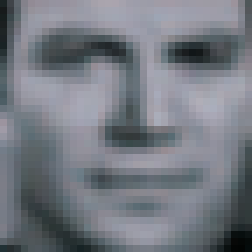
//> input picture week_7/HOGFaceMatching/ref.bmp, 36 x 36 px (shown 7 times larger)
$ ./HOGFaceMatching   (built with g++ and OpenCV 4)
//> lines starting //> are read from the running program, lines starting //| are printed output that depends on the picture; after the words box and inside, x2 and y2 are one past the last pixel; in counts of white or black regions, pixels touching at a corner belong together
### week_7/HOGFaceMatching/visionFunctions.hpp
#pragma once
#pragma warning(disable : 4996)
//define for debug
#define DEBUG_
//if define SVAEIMG, all filtered IMG be save
#define SAVEIMG_
#define GAU_ENABLE 1
#define GAU_DISABLE 0
#define HOG_SQAR 2
#define HOG_ENABLE 1
#define HOG_DISABLE 0

#define EXPENDEDGE 0 //TODO
#define ZEROPADDING 1//TODO
#define CHANNEL 3 //RGB

using namespace cv;

#include <thread>
using std::thread;

//---------------------------------------------------------------------
//define constant


//Gradiant filter size
//TODO
#define FILTER_H 3
#define FILTER_W 3

//gaussian filter
#define SIGMA_GAU 1
#define FILTER_GAU_SIZE 3


#define HOG_SIZE 17

//Harris edge detect
//edge detect Windowsize
#define WINDOW_SIZE 5
//edge detect THRESHOLD 0~1024
#define THRESHOLD 200
float CONT_k = 0.04;

//JUST PI
#define PI 3.1415
//count variable for filesave
int count = 0;

//----------------------------------------------------------
//struct definition
struct pixel {
    //gradiant y
    float H;
    //gradiant x
    float W;
    //raw edge weight or true/false
    float edge;
    //0 <= x < 180
    float phase;
    //0 to 255
    float magnitude;
    float hog[9];
    float U;
    float V;
	float face;
} typedef pixel;

//gradient filter definition
int filterX[9] = {
    -1, -1, -1,
    0,  0,  0,
    1,  1,  1
};
int filterY[9] = {
    -1, 0, 1,
    -1, 0, 1,
    -1, 0, 1
};

//---------------------------------------------------------------------------
//vision functions
void harris(pixel * output, int height, int width);
void gaussian(Mat * inoutImg, int sigma, int sizeFilter);
void pointCircling(Mat * inoutImg, int y, int x, int sizeRadius, uchar b, uchar g, uchar r);
void calcGredient(Mat * inputImg, pixel * output);
pixel * setVision( Mat origImg, char setgau, char sethog);
Mat findSameEdge(Mat refImg, Mat compImg, pixel * visionRef, pixel * visionComp);
int expendEdge(int x, int max);
void lucasKanade(Mat frameOut, Mat framePre, Mat framePost, pixel* frameWeightPre);
int invMtx(float* mtx2by2);

int expendEdge(int x, int max) {
    if (x < 0) {
        x = 0;
    }
    else if (x >= max) {
        x = max - 1;
    }
    return x;
}


//vision main function
pixel * setVision(Mat origImg, char setgau, char sethog) {
    std::cout << "set #"<< count<<" photo vision weight" <<std::endl;
    int height = origImg.rows;
    int width = origImg.cols;
    pixel * output = (pixel*)calloc(height * width, sizeof(pixel));

    //define iteration variable
    int i, j, h, w;

    Mat origImgGray = Mat::zeros(height, width, CV_8UC1);

    //low pass filter

    //conv. color to gray
    for (i = 0; i < height; i++) {
        //X
        for (j = 0; j < width; j++) {
            origImgGray.at<uchar>(i, j) = (origImg.at<Vec3b>(i, j)[0] + origImg.at<Vec3b>(i, j)[1] + origImg.at<Vec3b>(i, j)[2]) / 3;
        }
    }

    //gradiant
    std::cout << "- calculate gredient and phase" << std::endl;
    calcGredient(&origImgGray, output);

    //get edge's HOG weight
    if (sethog == HOG_ENABLE) {
        std::cout << "- calculate HOG weight" << std::endl;
        for (i = 0; i < height; i++) {
            for (j = 0; j < width; j++) {
                if (output[i * width + j].edge > 0) {
                    //hog_point(output, i, j, HOG_SIZE, height, width);
                }
            }
        }
	}

    return output;
}


// [50 lines left out: function findSameEdge, not called in this run]

//input grayscale Img and pixel struct's pointer(size must be same to input img)
//each pixel's gredient, quantized radian and normalized magnitude(0 to 255) will be save at pixel struct
void calcGredient(Mat * inputImg, pixel* output) {
    int height = inputImg->rows;
    int width = inputImg->cols;

    int max = INT_MIN + 1, min = INT_MAX;
    int i, j, h, w;

    for (i = 0; i < height; i++) {
        for (j = 0; j < width; j++) {

            //convolution calculation
            for (h = 0; h < FILTER_H; h++) {
                for (w = 0; w < FILTER_W; w++) {
                    // [7 lines of commented-out code are left out]
                    output[i * width + j].W += (inputImg->at<uchar>(expendEdge(i - 1 + h, height), expendEdge(j - 1 + w, width))) * (filterX[h * FILTER_W + w]);
                    output[i * width + j].H += (inputImg->at<uchar>(expendEdge(i - 1 + h, height), expendEdge(j - 1 + w, width))) * (filterY[h * FILTER_W + w]);
                }
            }

            //conv radian to degree 0 ~ 179
            output[i * width + j].phase = 180 * (atan2(output[i * width + j].H, output[i * width + j].W) / PI);
            if (output[i * width + j].phase < 0) {
                output[i * width + j].phase = output[i * width + j].phase + 180;
            }
            if (output[i * width + j].phase >= 180) {
                output[i * width + j].phase = 0;
            }

            //calc magnitude
            output[i * width + j].magnitude = sqrt(pow(output[i * width + j].W, 2) + pow(output[i * width + j].H, 2));

            //set max, min for normalize
            max = __max(output[i * width + j].magnitude, max);
            min = __min(output[i * width + j].magnitude, min);
        }
    }

    //magnitude normalize
    for (i = 0; i < height; i++) {
        for (j = 0; j < width; j++) {
            output[i * width + j].magnitude = 255 * (output[i * width + j].magnitude - min) / (max - min);
            //outputImg.at<uchar>(i, j) = output[i * width + j].magnitude;
        }
    }
}

// [214 lines left out: functions invMtx, lucasKanade, gaussian, pointCircling, harris, not called in this run]

### week_7/HOGFaceMatching/HOGFaceMatching.cpp
#include <opencv2/imgproc.hpp>
#include <opencv2/highgui.hpp>
#include <math.h>
#include <iostream>
#include <fstream>
#include <stdlib.h>
#define USEINTMAP


//header
#include "visionFunctions.hpp"
#define HOG_BLK_SIZE 18

void hog_point_1(pixel* output, int y, int x, int tilesize, int height, int width, float * hogWeight) {
	int tileW, tileH, blkI, blkJ, sumBlk = 0;
	tileW = tileH = tilesize;
	int i, j, h, w;
	int startX = x - (int)(tileW / 2), startY = y - (int)(tileH / 2);
	float quantPhase = 0, phaseWeight = 0;
	for (h = 0; h < tileH; h++) {
		for (w = 0; w < tileW; w++) {
			//countinue when outbound
			if ((h + startY < 0) || (h + startY >= height)) continue;
			if ((w + startX < 0) || (w + startX >= width)) continue;
			//calc hog weight
			quantPhase = output[(h + startY) * width + (w + startX)].phase / 20;
			phaseWeight = quantPhase - (int)quantPhase;
			hogWeight[(int)quantPhase] +=
				(1 - phaseWeight) * output[(h + startY) * width + (w + startX)].magnitude;
			hogWeight[(int)(quantPhase + 1 >= 9 ? 0 : quantPhase + 1)] +=
				(phaseWeight)* output[(h + startY) * width + (w + startX)].magnitude;
		}
	}

	//sum of all block pixel's magnitude
	for (int k = 0; k < 9; k++) {
		sumBlk += pow(hogWeight[k], 2);
	}

	//L-2 normalize weight
	for (int k = 0; k < 9; k++) {
		hogWeight[k] = hogWeight[k] / sqrt(sumBlk) + 0.000001;
	}
}


float ** hogSumImg(pixel * weight,int height,int width) {
	float ** sum = (float **) calloc(height * width, sizeof(float *));
	int h, w, hh, ww;
	float quantPhase, phaseWeight;
	//calc hog
	for (h = 0; h < height; h++) {
		for (w = 0; w < width; w++) {
			sum[h * width + w] = (float*)calloc(9, sizeof(float));
			//calc hog weight
			quantPhase = weight[h * width + w].phase / 20;
			phaseWeight = quantPhase - (int)quantPhase;
			sum[h * width + w][(int)quantPhase] +=
				(1 - phaseWeight) * weight[h * width + w].magnitude;
			sum[h * width + w][(int)(quantPhase + 1 >= 9 ? 0 : quantPhase + 1)] +=
				(phaseWeight)* weight[h * width + w].magnitude;
			if (h == 0 && w == 0) {

			}
			else if (h == 0) {
				for (int k = 0; k < 9; k++) {
					sum[h * width + w][k] = sum[h * width + w][k] + sum[h * width + w - 1][k];
				}
			}
			else if (w == 0) {
				for (int k = 0; k < 9; k++) {
					sum[h * width + w][k] = sum[h * width + w][k] + sum[(h - 1) * width + w][k];
				}
			}
			else {
				for (int k = 0; k < 9; k++) {
					sum[h * width + w][k] = sum[h * width + w][k] + sum[(h - 1) * width + w][k] + sum[h * width + w - 1][k] - sum[(h - 1) * width + w - 1][k];
				}
			}
		}
	}
	return sum;
}

//get hog weight from intmap
//x,y to x+size,y+size
float * getHogFromMap(float ** intmap, int size, int x, int y, int width, int height) {
	float * hogWeight = (float *)calloc(9,sizeof(float));
	float sumBlk=0;
	for (int k = 0; k < 9; k++) {
		hogWeight[k] = intmap[expendEdge(y,height) * width + expendEdge(x,width)][k] - intmap[expendEdge(y, height) * width + expendEdge(x + size, width)][k] - intmap[expendEdge(y + size, height) * width + expendEdge(x,width)][k] + intmap[expendEdge(y + size,height) * width + expendEdge(x + size,width)][k];
	}

	for (int k = 0; k < 9; k++) {
		sumBlk += pow(hogWeight[k], 2);
	}

	//L-2 normalize weight
	for (int k = 0; k < 9; k++) {
		hogWeight[k] = hogWeight[k] / (sqrt(sumBlk) + 0.000001);
	}
	return hogWeight;
}

int main() {

	Mat sampleFace = imread("ref.bmp", cv::IMREAD_COLOR);
//> sampleFace is the input picture: 36 rows x 36 cols, CV_8UC3; mean B, G, R 129.4, 121.1, 116.6
	Mat targetFace = imread("tar.bmp", cv::IMREAD_COLOR);
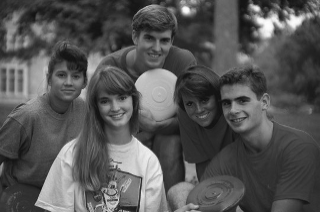
//> input picture week_7/HOGFaceMatching/tar.bmp, 320 x 212 px
//> targetFace is the input picture: 212 rows x 320 cols, CV_8UC3; min 16, max 253, mean 85.6
	pixel* weightSampleFace = setVision(sampleFace, GAU_DISABLE, HOG_DISABLE);
//> the loop in calcGredient, `for (i = 0; i < height; i++)` made 36 passes
//> (max, min) on passes 1 to 12: (208, 4), (215, 4), (229, 4), (241, 4), (263, 4), (295, 4), (300, 4), (300, 4), (300, 4), (300, 4), (300, 4), (300, 4)
//> after the loop in calcGredient, `for (i = 0; i < height; i++)`: max = 300; min = 2
//> the loop in calcGredient, `for (i = 0; i < height; i++)` made 36 passes
	pixel* weightTargetFace = setVision(targetFace, GAU_DISABLE, HOG_DISABLE);
//> the loop in calcGredient (call 2), `for (i = 0; i < height; i++)` made 212 passes
//> max on passes 1 to 3: 195, 206, 206
	FILE * fp = fopen("hell.txt","w");

	int height = sampleFace.rows;
//> height = 36
	int width = sampleFace.cols;
//> width = 36
	int i, j, k;


#ifdef USEINTMAP


	float* hogWeightRef[9], * hogWeightTar[9];//81차원
	for (k = 0; k < 9; k++) {
		hogWeightRef[k] = (float*)calloc(9, sizeof(float));

	}
	k = 0;
	for (i = 0; (i + 1) * (HOG_BLK_SIZE / 2) < height; i++) {
		for (j = 0; (j + 1) * (HOG_BLK_SIZE / 2) < width; j++) {

			hog_point_1(weightSampleFace, (i + 1) * (HOG_BLK_SIZE / 2), (j + 1) * (HOG_BLK_SIZE / 2), HOG_BLK_SIZE, height, width, hogWeightRef[k++]);

		}
	}
//> this loop made 3 passes
//> k on passes 1 to 3: 3, 6, 9
//> after the loop, k = 9
#ifdef DEBUG
	std::ofstream out("ee.txt");
	for (i = 0; i < 9; i++) {
		for (j = 0; j < 9; j++) {
			out << std::to_string(hogWeightRef[i][j]) << std::endl;
		}
	}
#endif DEBUG

	height = targetFace.rows;
//> height = 212
	width = targetFace.cols;
//> width = 320
	//calculation intmap
	float ** intmap = hogSumImg(weightTargetFace, height, width);
//> the loop in hogSumImg, `for (h = 0; h < height; h++)` made 212 passes
//> (quantPhase, phaseWeight) on passes 1 to 3: (5.2, 0.202), (5.36, 0.358), (5.8, 0.805)
//> after the loop in hogSumImg, `for (h = 0; h < height; h++)`: quantPhase = 5.07; phaseWeight = 0.0656

	float max = INT_MIN, min = INT_MAX;
	int ii, jj, l;
	for (ii = 0; ii < height; ii++) {
		for (jj = 0; jj < width; jj++) {

			//demension
			for (i = 0; i < 3; i++) {
				for (j = 0; j < 3; j++) {
					hogWeightTar[i*3+j] = (float *)getHogFromMap(intmap, HOG_BLK_SIZE, jj - HOG_BLK_SIZE + j * (HOG_BLK_SIZE / 2), ii - HOG_BLK_SIZE + i * (HOG_BLK_SIZE / 2), width, height);
					for (l = 0; l < 9; l++) {
						weightTargetFace[ii * width + jj].face += fabs(hogWeightRef[i * 3 + j][l] - hogWeightTar[i * 3 + j][l]);
					}
					free(hogWeightTar[i * 3 + j]);
				}
			}

			if (max < weightTargetFace[ii * width + jj].face)
				max = weightTargetFace[ii * width + jj].face;
			if (min > weightTargetFace[ii * width + jj].face)
				min = weightTargetFace[ii * width + jj].face;
		}
		std::cout << ii << std::endl;
	}
//> this loop made 212 passes
//> min on passes 1 to 3: 13.5, 11.24, 10.5
//> after the loop, hogWeightTar = 9 items; max = 24.38; min = 5.59
	for (int h = 0; h < height; h++) {
		for (int w = 0; w < width; w++) {
			free(intmap[h * width + w]);
		}
	}
#else
	float* hogWeightRef[9], * hogWeightTar[9];//81차원
	for (k = 0; k < 9; k++) {
		hogWeightRef[k] = (float*)calloc(9, sizeof(float));

	}
	k = 0;
	for (i = 0; (i + 1) * (HOG_BLK_SIZE / 2) < height; i++) {
		for (j = 0; (j + 1) * (HOG_BLK_SIZE / 2) < width; j++) {

			hog_point_1(weightSampleFace, (i + 1) * (HOG_BLK_SIZE / 2), (j + 1) * (HOG_BLK_SIZE / 2), HOG_BLK_SIZE, height, width, hogWeightRef[k++]);

		}
	}
	std::ofstream out("ee.txt");
	for (i = 0; i < 9; i++) {
		for (j = 0; j < 9; j++) {


			out << std::to_string(hogWeightRef[i][j]) << std::endl;

		}
	}

	height = targetFace.rows;
	width = targetFace.cols;
	float max = INT_MIN, min = INT_MAX;
	int ii, jj, l;
	for (ii = 0; ii < height; ii++) {
		for (jj = 0; jj < width; jj++) {
			for (int k = 0; k < 9; k++) {//dimension
				hogWeightTar[k] = (float*)calloc(9, sizeof(float));
			}
			k = 0;
			for (i = 0; i < 3; i++) {
				for (j = 0; j < 3; j++) {
					hog_point_1(weightTargetFace, ii - HOG_BLK_SIZE + (i + 1) * (HOG_BLK_SIZE / 2), jj - HOG_BLK_SIZE + (j + 1) * (HOG_BLK_SIZE / 2), HOG_BLK_SIZE, height, width, hogWeightTar[k]);
					for (l = 0; l < 9; l++)
						weightTargetFace[ii * width + jj].face += fabs(hogWeightRef[k][l] - hogWeightTar[k][l]);
					k++;
				}
			}

			if (max < weightTargetFace[ii * width + jj].face)
				max = weightTargetFace[ii * width + jj].face;
			if (min > weightTargetFace[ii * width + jj].face)
				min = weightTargetFace[ii * width + jj].face;
		}
		std::cout << ii << std::endl;
	}
#endif //useintmap


	Mat output = Mat::zeros(height, width, CV_8UC1);
//> output: 212 rows x 320 cols, CV_8UC1; every value is 0


	for ( ii = 0; ii < height; ii++) {
		for ( jj = 0; jj < width; jj++) {
			output.at<uchar>(ii, jj) = (weightTargetFace[ii * width + jj].face-min)*255/(max - min +0.0000001);
			if (1 < output.at<uchar>(ii, jj) && 35 > output.at<uchar>(ii, jj)) {
				Point lb(jj + 25, ii + 25);
				Point tr(jj-25, ii-25);
				rectangle(targetFace, lb, tr, Scalar(0, 255, 0), 3, 8, 0);
			}
		}
	}
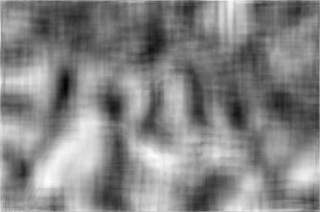
//> output: 212 rows x 320 cols, CV_8UC1; min 0, max 255, mean 132.3
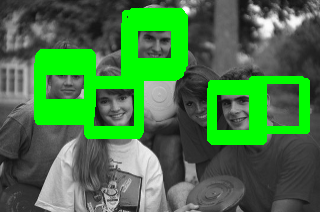
//> targetFace: 212 rows x 320 cols, CV_8UC3; 19.45% of pixels changed, all inside (x1, y1, x2, y2) = (34, 8, 310, 145)


	imwrite("reasult.bmp", targetFace);
	imshow("reasult", targetFace);
	imwrite("result.bmp", output);
	imshow("result", output);
	waitKey(5000);


	// [16 lines of commented-out code are left out]

}
